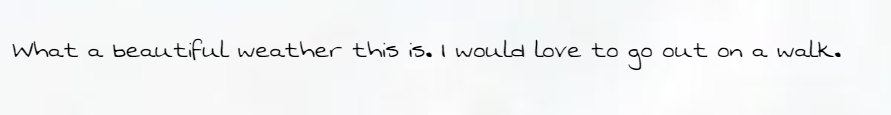
#> input picture auto_handwriting2.png, 891 x 115 px
$ jupyter execute --allow-errors new_boxes_edited.ipynb
#> lines starting #> are read from the running program, lines starting #| are printed output that depends on the picture
[cell 1]
import cv2
import pytesseract
pytesseract.pytesseract.tesseract_cmd = r'C:\Program Files\Tesseract-OCR\tesseract.exe'

[cell 2]
#new code for text positioning
import cv2
import pytesseract
import numpy as np

def draw_text_on_curve(image_path, curve_height=50, curve_amplitude=50):
    # Load the image using OpenCV
#> called with image_path = 'auto_handwriting2.png', curve_height = 50, curve_amplitude = 50
    img = cv2.imread(image_path)
#> img is the input picture: shape (115, 891, 3); mean B, G, R 244.4, 243.8, 242.7

    # Return raw information about the detected texts
    raw_data = pytesseract.image_to_data(img)

    # Create a blank image for drawing text along a curve
    custom_img = np.copy(img)

    for count, data in enumerate(raw_data.splitlines()):
        if count > 0:
            data = data.split()
            if len(data) == 12:
                x, y, w, h, content = int(data[6]), int(data[7]), int(data[8]), int(data[9]), data[11]

                # Calculate the x-coordinate along the curve
                curve_x = x - curve_amplitude * np.sin((y - h) / curve_height)

                # Draw the text on the custom image
                cv2.putText(custom_img, content, (int(curve_x), y), cv2.FONT_HERSHEY_COMPLEX, 0.5, (0, 0, 255), 1)

    return custom_img

# Specify the path to the image you want to process
input_image_path = 'auto_handwriting2.png'

# Call the function to draw text on a curved path
#> (the rest of this cell did not finish here and is left out)

[cell 3]
#code for interactive display
import cv2
import pytesseract

def extract_text_interactively(image_path):
    # Load the image using OpenCV
#> called with image_path = 'Everyone.jpeg'
    img = cv2.imread(image_path)
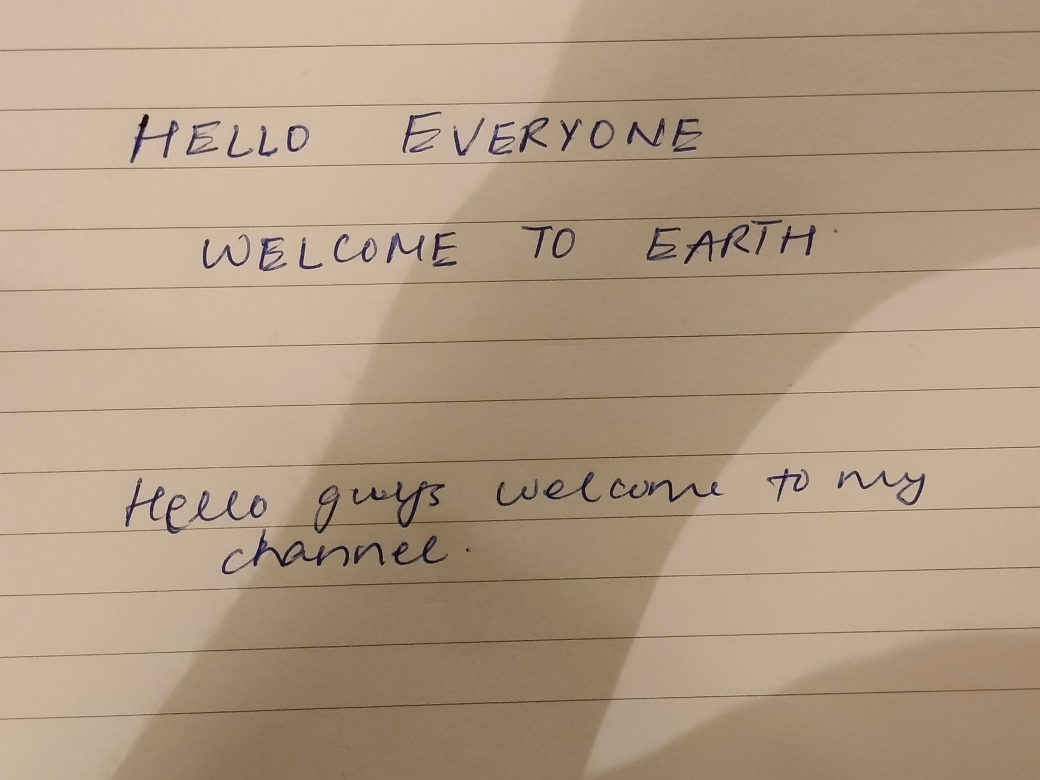
#> input picture Everyone.jpeg, 4160 x 3120 px (shown at 1/4 size)
#> img is the input picture: shape (3120, 4160, 3); mean B, G, R 131.3, 155.2, 176.2
    img= cv2.resize(img,(800,800))
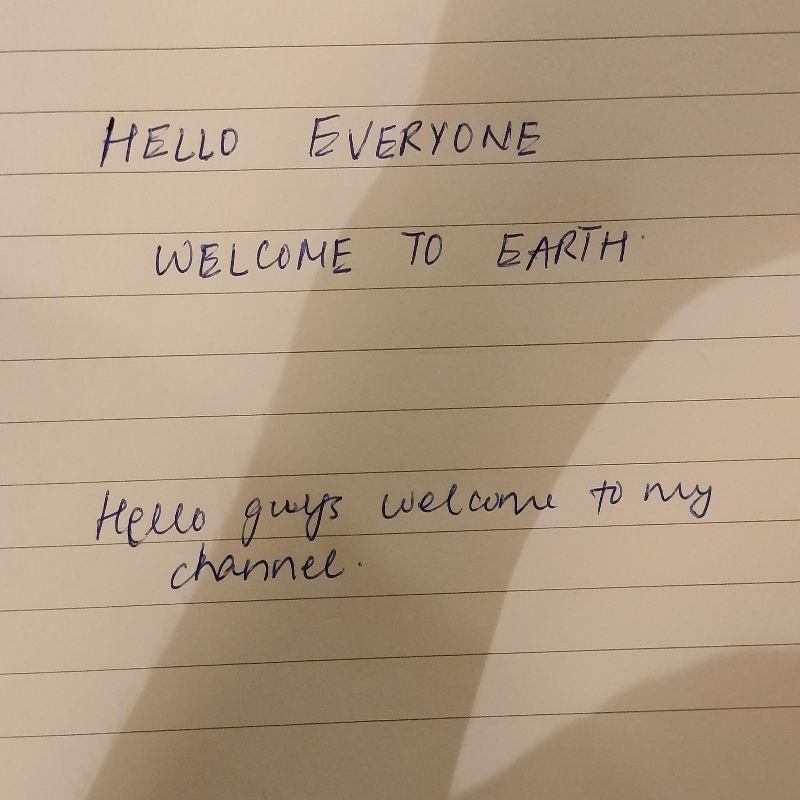
#> img: shape (800, 800, 3); mean B, G, R 131.2, 155.1, 176.1
    img_copy = img.copy()

    while True:
        # Display the image
        cv2.imshow('Interactive Text Extraction', img_copy)

        # Get user input for region selection
        print("Select a region for text extraction (press 's' to start extraction or 'q' to quit):")
        key = cv2.waitKey(0)
#> (key q is pressed here)

        if key == ord('s'):
            # Extract text from the selected region
            roi = cv2.selectROI('Interactive Text Extraction', img_copy, fromCenter=False)
            x, y, w, h = roi
            selected_region = img[y:y+h, x:x+w]
            extracted_text = pytesseract.image_to_string(selected_region)

            print("\nExtracted Text:")
            print(extracted_text)

            # Highlight the selected region in green
            cv2.rectangle(img_copy, (x, y), (x + w, y + h), (0, 255, 0), 1)
            cv2.imshow('Interactive Text Extraction', img_copy)
            cv2.waitKey(1000)  # Display the result for a few seconds

        elif key == ord('q'):
            break

    cv2.destroyAllWindows()

# Specify the path to the image you want to process
input_image_path = 'Everyone.jpeg'

# Call the function for interactive text extraction
extract_text_interactively(input_image_path)

# Now, you can add the rest of your original code here to further process the image, if needed.
def draw_boxes_on_text(img_path):
    # Load the image using OpenCV
    img = cv2.imread(img_path)
#     img= cv2.resize(img,(500,800))

    # Return raw information about the detected texts
    raw_data = pytesseract.image_to_data(img)

    for count, data in enumerate(raw_data.splitlines()):
        if count > 0:
            data = data.split()
            if len(data) == 12:
                x, y, w, h, content = int(data[6]), int(data[7]), int(data[8]), int(data[9]), data[11]

                # Draw a bounding box around the detected text
                cv2.rectangle(img, (x, y), (x + w, y + h), (0, 255, 0), 1)

                # Add the detected text as a label
                cv2.putText(img, content, (x, y - 10), cv2.FONT_HERSHEY_COMPLEX, 0.5, (0, 0, 255), 1)

    return img

# Specify the path to the image you want to process
input_image_path = 'Everyone.jpeg'
#> (the rest of this cell did not finish here and is left out)
